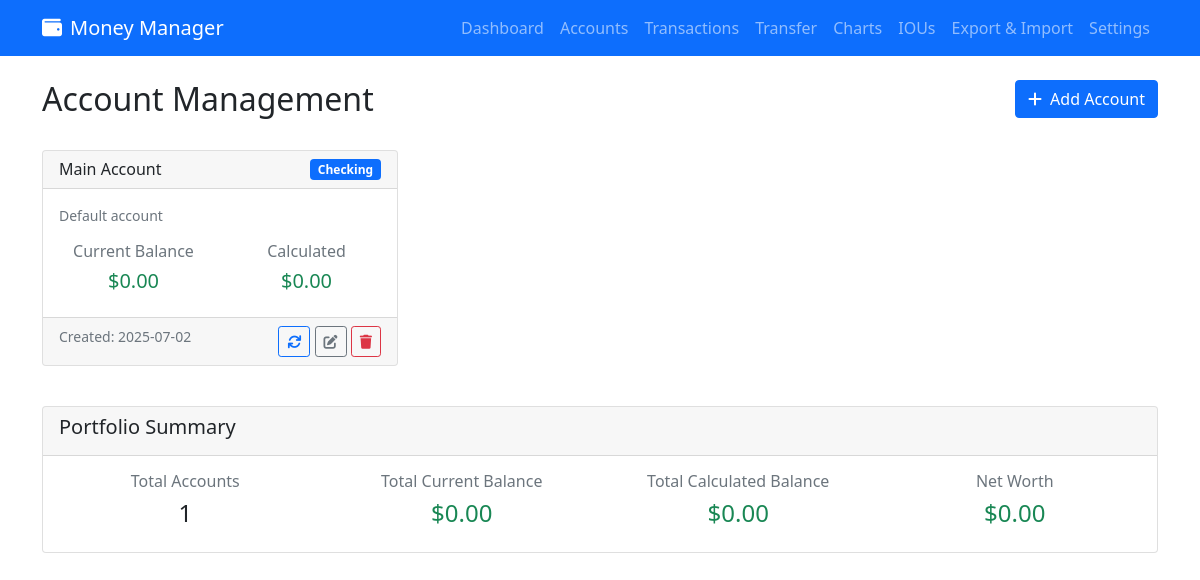
Screenshot of /accounts with the database file from the repository.
### tables this page shows
CREATE TABLE accounts (
                        id INTEGER PRIMARY KEY AUTOINCREMENT,
                        name TEXT NOT NULL UNIQUE,
                        type TEXT NOT NULL CHECK(type IN ('checking', 'savings', 'credit_card', 'investment', 'cash', 'other')),
                        description TEXT,
                        initial_balance DECIMAL(10, 2) DEFAULT 0.00,
                        current_balance DECIMAL(10, 2) DEFAULT 0.00,
                        is_active BOOLEAN DEFAULT 1,
                        created_date DATE DEFAULT CURRENT_DATE,
                        last_updated TIMESTAMP DEFAULT CURRENT_TIMESTAMP
                    );

### Money_Manager/app.py (the view)
@app.route('/accounts')
def accounts():
    try:
        accounts = database.get_account_summary()
        account_types = ['checking', 'savings', 'credit_card', 'investment', 'cash', 'other']
        return render_template('accounts.html', accounts=accounts, account_types=account_types)
    except Exception as e:
        app.logger.error(f"Error loading accounts: {e}", exc_info=True)
        flash('Error loading accounts. Please try again.', 'error')
        return redirect(url_for('index'))

### Money_Manager/app.py (called while the page is built)
@app.context_processor
def utility_processor():
    return dict(moment=datetime)

### Money_Manager/database.py (called while the page is built)
def get_db_connection():
    conn = sqlite3.connect(DATABASE, timeout=30)  # Increased timeout
    conn.row_factory = sqlite3.Row
    conn.execute('PRAGMA busy_timeout = 10000')  # 10 second busy timeout
    conn.execute('PRAGMA journal_mode = WAL')     # Enable WAL mode for better concurrency
    return conn

def get_accounts(active_only: bool = True) -> List[Dict[str, Any]]:
    conn = get_db_connection()
    try:
        if active_only:
            accounts = conn.execute(
                'SELECT * FROM accounts WHERE is_active = 1 ORDER BY name'
            ).fetchall()
        else:
            accounts = conn.execute(
                'SELECT * FROM accounts ORDER BY name'
            ).fetchall()
        return [dict(account) for account in accounts]
    except sqlite3.Error as e:
        logger.error(f"Failed to retrieve accounts: {e}")
        return []
    finally:
        conn.close()

def calculate_account_balance(account_id: int) -> float:
    conn = get_db_connection()
    try:
        result = conn.execute('''
            SELECT
                COALESCE(SUM(CASE WHEN type = 'income' THEN amount ELSE 0 END), 0) -
                COALESCE(SUM(CASE WHEN type = 'expense' THEN amount ELSE 0 END), 0) as calculated_balance
            FROM transactions
            WHERE account_id = ?
        ''', (account_id,)).fetchone()
        initial_balance = conn.execute(
            'SELECT initial_balance FROM accounts WHERE id = ?', (account_id,)
        ).fetchone()
        calculated = float(result[0]) if result else 0.00
        initial = float(initial_balance[0]) if initial_balance else 0.00
        return calculated + initial
    except sqlite3.Error as e:
        logger.error(f"Failed to calculate account balance: {e}")
        return 0.00
    finally:
        conn.close()

### Money_Manager/templates/accounts.html (shortened to what this page needs)
{% extends "base.html" %}
{% block content %}
<div class="row mb-4">
    <div class="col-md-8">
        <h2>Account Management</h2>
    </div>
    <div class="col-md-4 text-end">
        <button class="btn btn-primary" data-bs-toggle="modal" data-bs-target="#addAccountModal">
            <i class="fas fa-plus me-2"></i>Add Account
        </button>
    </div>
</div>
<div class="row mb-4">
    {% for account in accounts %}
    <div class="col-md-6 col-lg-4 mb-3">
        <div class="card h-100">
            <div class="card-header d-flex justify-content-between align-items-center">
                <h6 class="mb-0">{{ account.name }}</h6>
                <span class="badge bg-primary">{{ account.type.replace('_', ' ').title() }}</span>
            </div>
            <div class="card-body">
                {% if account.description %}
                <p class="card-text text-muted small">{{ account.description }}</p>
                {% endif %}
                <div class="row text-center">
                    <div class="col-6">
                        <h6 class="text-muted">Current Balance</h6>
                        <h5 class="text-{{ 'success' if account.current_balance >= 0 else 'danger' }}">
                            ${{ "%.2f"|format(account.current_balance) }}
                        </h5>
                    </div>
                    <div class="col-6">
                        <h6 class="text-muted">Calculated</h6>
                        <h5 class="text-{{ 'success' if account.calculated_balance >= 0 else 'danger' }}">
                            ${{ "%.2f"|format(account.calculated_balance) }}
                        </h5>
                    </div>
                </div>
            </div>
                <div class="card-footer">
                    <div class="d-flex justify-content-between">
                        <small class="text-muted">Created: {{ account.created_date }}</small>
                        <div>
                            <button class="btn btn-sm btn-outline-primary reconcile-btn"
                                    data-account-id="{{ account.id }}"
                                    data-account-name="{{ account.name }}"
                                    title="Reconcile Balance">
                                <i class="fas fa-sync"></i>
                            </button>
                            <button class="btn btn-sm btn-outline-secondary edit-btn"
                                    data-account-id="{{ account.id }}"
                                    title="Edit Account">
                                <i class="fas fa-edit"></i>
                            </button>
                            <button class="btn btn-sm btn-outline-danger delete-btn"
                                    data-account-id="{{ account.id }}"
                                    data-account-name="{{ account.name }}"
                                    title="Delete Account">
                                <i class="fas fa-trash"></i>
                            </button>
                        </div>
                    </div>
                </div>
        </div>
    </div>
    {% endfor %}
</div>
<div class="row">
    <div class="col-12">
        <div class="card">
            <div class="card-header">
                <h5>Portfolio Summary</h5>
            </div>
            <div class="card-body">
                <div class="row text-center">
                    <div class="col-md-3">
                        <h6 class="text-muted">Total Accounts</h6>
                        <h4>{{ accounts|length }}</h4>
                    </div>
                    <div class="col-md-3">
                        <h6 class="text-muted">Total Current Balance</h6>
                        <h4 class="text-{{ 'success' if (accounts|sum(attribute='current_balance')) >= 0 else 'danger' }}">
                            ${{ "%.2f"|format(accounts|sum(attribute='current_balance')) }}
                        </h4>
                    </div>
                    <div class="col-md-3">
                        <h6 class="text-muted">Total Calculated Balance</h6>
                        <h4 class="text-{{ 'success' if (accounts|sum(attribute='calculated_balance')) >= 0 else 'danger' }}">
                            ${{ "%.2f"|format(accounts|sum(attribute='calculated_balance')) }}
                        </h4>
                    </div>
                    <div class="col-md-3">
                        <h6 class="text-muted">Net Worth</h6>
                        <h4 class="text-{{ 'success' if (accounts|sum(attribute='calculated_balance')) >= 0 else 'danger' }}">
                            ${{ "%.2f"|format(accounts|sum(attribute='calculated_balance')) }}
                        </h4>
                    </div>
                </div>
            </div>
        </div>
    </div>
</div>
{% endblock %}

### Money_Manager/templates/base.html (shortened to what this page needs)
<!DOCTYPE html>
<html lang="en">
<head>
    <link href="{{ url_for('static', filename='css/bootstrap.min.css') }}" rel="stylesheet">
    <link href="{{ url_for('static', filename='css/fontawesome.min.css') }}" rel="stylesheet">
</head>
<body>
    <nav class="navbar navbar-expand-lg navbar-dark bg-primary">
        <div class="container">
            <a class="navbar-brand" href="{{ url_for('index') }}">
                <i class="fas fa-wallet me-2"></i>Money Manager
            </a>
            <div class="navbar-nav ms-auto">
                <a class="nav-link" href="{{ url_for('index') }}">Dashboard</a>
                <a class="nav-link" href="{{ url_for('accounts') }}">Accounts</a>
                <a class="nav-link" href="{{ url_for('transactions') }}">Transactions</a>
                <a class="nav-link" href="{{ url_for('transfer') }}">Transfer</a>
                <a class="nav-link" href="{{ url_for('charts') }}">Charts</a>
                <a class="nav-link" href="{{ url_for('ious') }}">IOUs</a>
                <a class="nav-link" href="{{ url_for('export_page') }}">Export & Import</a>
                <a class="nav-link" href="{{ url_for('settings') }}">Settings</a>
            </div>
        </div>
    </nav>
    <div class="container mt-4">
        {% block content %}{% endblock %}
    </div>
</body>
</html>

### rows the page displays
accounts: name "Main Account", type.replace "Checking", description "Default account", current_balance "0.00", calculated_balance "0.00", created_date "2025-07-02"

### other values shown
{{ accounts|length }} "1"
{{ "%.2f"|format(accounts|sum(attribute='current_balance')) }} "0.00"
{{ "%.2f"|format(accounts|sum(attribute='calculated_balance')) }} "0.00"
